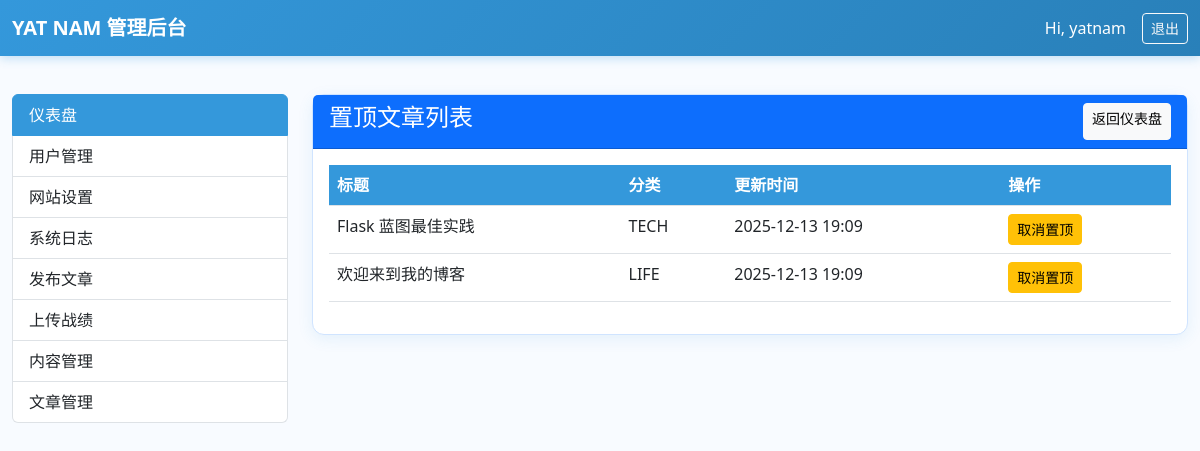
Screenshot of /admin/pinned (signed in) with the database file from the repository.
### models.py (models this page shows, shortened)
class User(UserMixin, db.Model):
    __tablename__ = 'user'
    __table_args__ = {'extend_existing': True}
    id = db.Column(db.Integer, primary_key=True)
    username = db.Column(db.String(80), unique=True, nullable=False, index=True)
    email = db.Column(db.String(120), unique=True, nullable=False, index=True)
    password_hash = db.Column(db.String(255), nullable=False)
    avatar = db.Column(db.String(200), default='/static/images/avatar/default.png')
    bio = db.Column(db.Text, default='这个家伙很懒，什么都没写。')
    github = db.Column(db.String(200))
    twitter = db.Column(db.String(200))
    is_admin = db.Column(db.Boolean, default=False)
    last_login = db.Column(db.DateTime)  # 上次登录时间
    current_login = db.Column(db.DateTime)  # 本次登录时间
    last_login_ip = db.Column(db.String(45))  # 上次登录 IP
    current_login_ip = db.Column(db.String(45))  # 本次登录 IP
    total_logins = db.Column(db.Integer, default=0)  # 总登录次数
    posts = db.relationship('Post', backref='author', lazy='dynamic', cascade='all, delete-orphan')
    taiko_records = db.relationship('TaikoRecord', backref='player', lazy='dynamic', cascade='all, delete-orphan')
    comments = db.relationship('Comment', backref='author', lazy='dynamic')
    def is_admin_user(self) -> bool:
        return self.is_admin

class Post(db.Model):
    __tablename__ = 'post'
    id = db.Column(db.Integer, primary_key=True)
    title = db.Column(db.String(200), nullable=False)
    slug = db.Column(db.String(200), unique=True, nullable=False, index=True)
    content = db.Column(db.Text, nullable=False)           # Markdown 原文
    content_html = db.Column(db.Text)                      # 渲染后 HTML（缓存）
    summary = db.Column(db.Text)                           # 摘要（可选）
    category = db.Column(db.Enum(Category), default=Category.TECH)
    tags = db.Column(db.String(200))                       # 逗号分隔
    cover_image = db.Column(db.String(200))
    is_published = db.Column(db.Boolean, default=True)
    view_count = db.Column(db.Integer, default=0)
    created_at = db.Column(db.DateTime, default=datetime.utcnow, index=True)
    updated_at = db.Column(db.DateTime, default=datetime.utcnow, onupdate=datetime.utcnow)
    is_pinned = db.Column(db.Boolean, default=False, index=True)  # 置顶
    author_id = db.Column(db.Integer, db.ForeignKey('user.id'), nullable=False)
    comments = db.relationship('Comment', backref='post', lazy='dynamic', cascade='all, delete-orphan')
    images = db.relationship(
        "PostImage",
        backref="post",
        lazy="dynamic",
        cascade="all, delete-orphan"
    )

### admin/views.py (the view)
@admin_blueprint.route('/pinned')
def pinned_posts():
    posts = Post.query.filter_by(is_pinned=True).order_by(Post.updated_at.desc()).all()
    return render_template('admin/pinned.html', posts=posts)

### admin/views.py (called while the page is built)
@admin_blueprint.before_request
@login_required
def require_admin():
    if not current_user.is_admin_user():
        flash('需要管理员权限', 'danger')
        return redirect(url_for('index'))
    return None

### templates/admin/pinned.html
{% extends "admin/base.html" %}
{% block content %}
<div class="row">
    <div class="col-md-3">
        <div class="list-group">
            <a href="{{ url_for('admin.dashboard') }}" class="list-group-item list-group-item-action active glow-text">仪表盘</a>
            <a href="{{ url_for('admin.view_users') }}" class="list-group-item list-group-item-action">用户管理</a>
            <a href="{{ url_for('admin.site_settings') }}" class="list-group-item list-group-item-action">网站设置</a>
            <a href="{{ url_for('admin.view_logs') }}" class="list-group-item list-group-item-action">系统日志</a>
            <a href="{{ url_for('admin.write_post') }}" class="list-group-item list-group-item-action">发布文章</a>
            <a href="{{ url_for('admin.add_taiko') }}" class="list-group-item list-group-item-action">上传战绩</a>
            <a href="{{ url_for('admin.manage_contents') }}" class="list-group-item list-group-item-action">内容管理</a>
            <a href="{{ url_for('admin.manage_articles') }}" class="list-group-item list-group-item-action {% if request.endpoint == 'admin.manage_articles' %}active glow-text{% endif %}">文章管理</a>
        </div>
    </div>
    <div class="col-md-9">
        <div class="card">
            <div class="card-header bg-primary text-white d-flex justify-content-between">
                <h4 class="glow-text">置顶文章列表</h4>
                <a href="{{ url_for('admin.dashboard') }}" class="btn btn-light btn-sm">返回仪表盘</a>
            </div>
            <div class="card-body">
                {% if posts %}
                <table class="table table-hover">
                    <thead>
                        <tr>
                            <th>标题</th>
                            <th>分类</th>
                            <th>更新时间</th>
                            <th>操作</th>
                        </tr>
                    </thead>
                    <tbody>
                        {% for post in posts %}
                        <tr>
                            <td>{{ post.title }}</td>
                            <td>{{ post.category.value }}</td>
                            <td>{{ post.updated_at.strftime('%Y-%m-%d %H:%M') }}</td>
                            <td>
                                <a href="{{ url_for('admin.pin_post', post_id=post.id) }}" class="btn btn-warning btn-sm">取消置顶</a>
                            </td>
                        </tr>
                        {% endfor %}
                    </tbody>
                </table>
                {% else %}
                <p class="text-center text-text-muted py-8">暂无置顶文章</p>
                {% endif %}
            </div>
        </div>
    </div>
</div>
{% endblock %}

### templates/admin/base.html (shortened to what this page needs)
<!DOCTYPE html>
<html lang="zh-CN">
<head>
    <link href="https://cdn.jsdelivr.net/npm/bootstrap@5.3.0/dist/css/bootstrap.min.css" rel="stylesheet">
    <link href="https://cdn.jsdelivr.net/npm/bootstrap-icons@1.10.0/font/bootstrap-icons.css" rel="stylesheet">
</head>
<body>
    <nav class="navbar navbar-dark fixed-top">
        <div class="container-fluid">
            <a class="navbar-brand fw-bold" href="{{ url_for('admin.dashboard') }}">YAT NAM 管理后台</a>
            <div class="d-flex align-items-center text-white">
                <span class="me-3">Hi, {{ current_user.username }}</span>
                <a href="{{ url_for('users.logout') }}" class="btn btn-outline-light btn-sm">退出</a>
            </div>
        </div>
    </nav>
    <div class="container-fluid py-4">
        {% block content %}{% endblock %}
    </div>
</body>
</html>

### templates/admin/base.html (style rules this page uses)
body { background: #f8fbff; color: #2c3e50; padding-top: 70px; font-family: 'JetBrains Mono', 'Segoe UI', sans-serif; }
.navbar { background: linear-gradient(135deg, #3498db, #2980b9) !important; box-shadow: 0 2px 10px rgba(52, 152, 219, 0.3); }
.navbar-brand, .navbar .text-white { color: #ffffff !important; }
.card { background: #ffffff; border: 1px solid #d0e4ff; box-shadow: 0 4px 15px rgba(52, 152, 219, 0.1); border-radius: 12px; }
.table th { background: #3498db; color: white; font-weight: 600; }
.table td { background: #ffffff; }
.list-group-item.active { background: #3498db; border-color: #3498db; }

### rows the page displays
User: username "yatnam"
Post: title "Flask 蓝图最佳实践", category.value "TECH", updated_at "2025-12-13 19:09"
Post: title "欢迎来到我的博客", category.value "LIFE", updated_at "2025-12-13 19:09"
